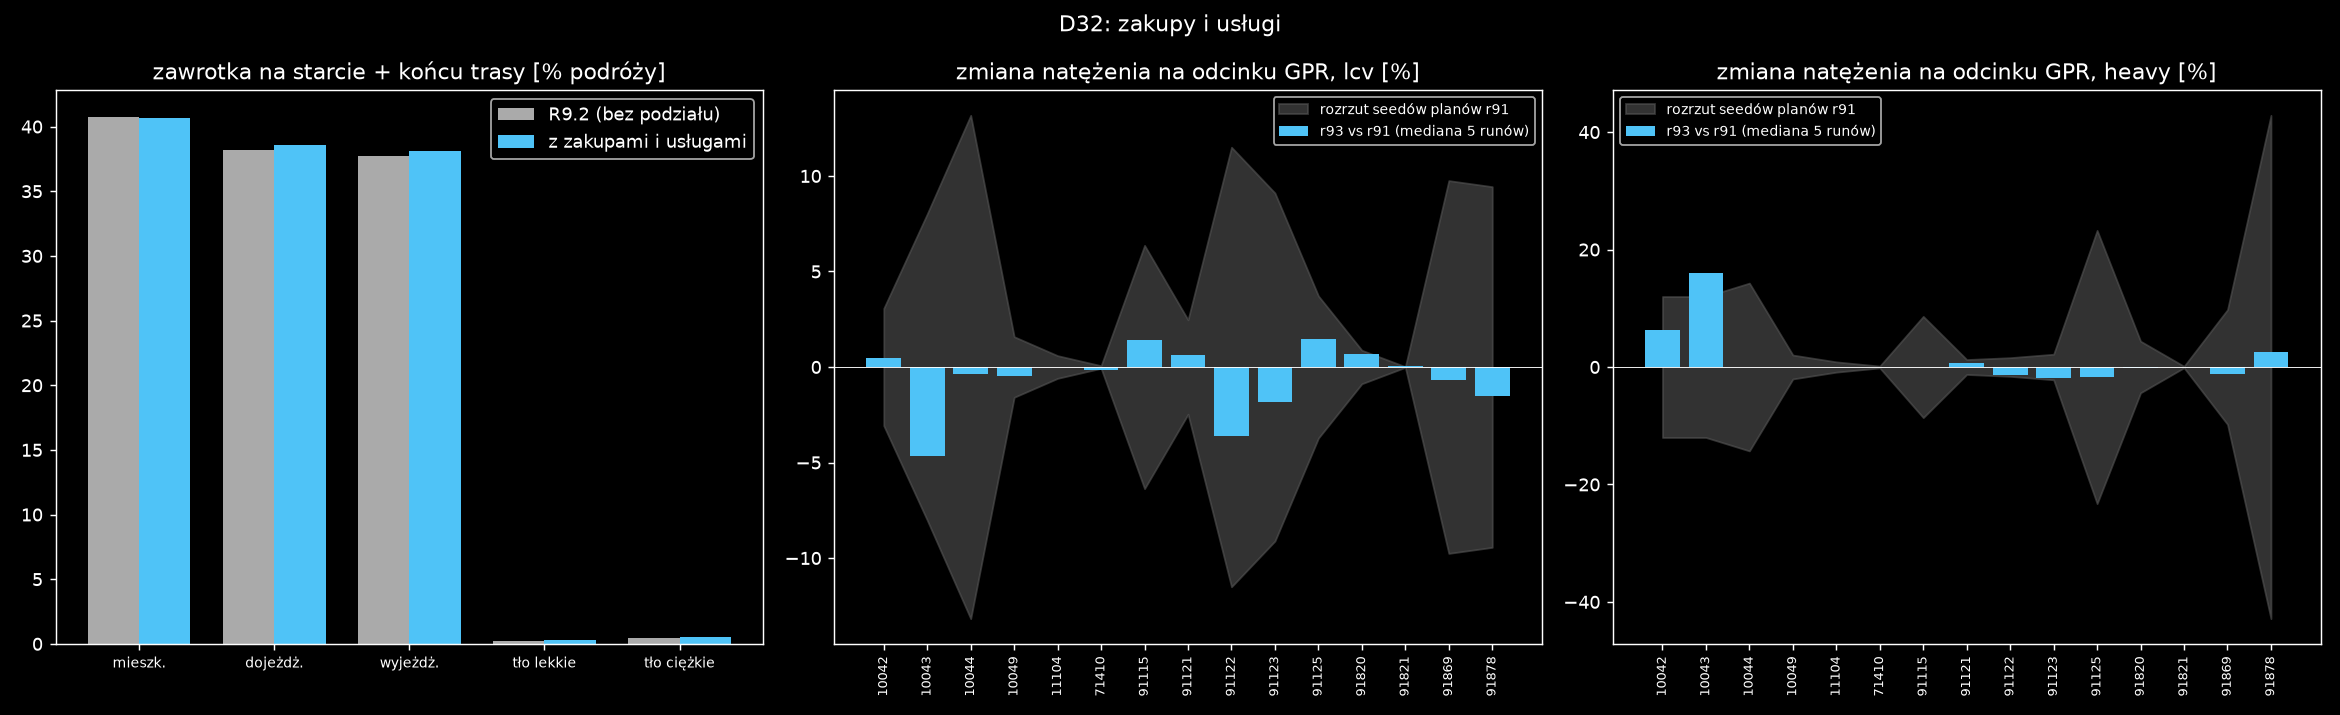

Generate this figure with Python:
"""Krok 4C (D32): zakupy i usługi (r93, errands=on, tło z estymacji r93) vs R9.2 (r91): zawrotki, GPR, opóźnienia, czasy podróży.
Wejście: artefakty GitHub Actions w output/r93_gha/r93-<v>-<id>/ (v = r93, r91; id = s4711, s1, s2, p1, p2). Użycie: uv run python -W ignore reports/etap3/g_zakupy/zakupy_porownanie.py
Rozrzut referencyjny = rozrzut seedów planów kontroli r91 (runy s4711, p1, p2), (max-min)/średnia na odcinek."""
import io
import json
from pathlib import Path

import matplotlib
import pandas as pd
import zstandard

matplotlib.use("Agg")
import matplotlib.pyplot as plt
plt.style.use("dark_background")

G = Path("output/r93_gha"); H = Path("reports/etap3/g_zakupy")
RUNS = ["s4711", "s1", "s2", "p1", "p2"]; PL = [0, 3, 4]
CONTROL, LOCAL = [91124, 91866], [10045, 91892, 91119]
A = lambda v, r: G / f"r93-{v}-{r}" / "analiza"
res = {}

# --- spójność ---------------------------------------------------------------------------------------------------------
plan = {"s4711": "p0", "s1": "p0", "s2": "p0", "p1": "p1", "p2": "p2"}
chk = {}
for v in ("r93", "r91"):
    chk[v] = {}
    for r in RUNS:
        stem = f"plans_g3{v}{'' if plan[r] == 'p0' else plan[r]}_25pct"
        meta = pd.read_csv(f"scenarios/kutno_r91/meta_{v}_{plan[r]}.csv")
        ne = len(pd.read_csv(f"scenarios/kutno/{stem}_errands.csv")) if v == "r93" else 0
        exp = 2 * len(meta) + 2 * ne + len(pd.read_csv(f"scenarios/kutno/{stem}_tlo.csv")) + len(pd.read_csv(f"scenarios/kutno/{stem}_ciezkie.csv"))
        ce = json.load(open(A(v, r) / "check_events.json")); q = json.load(open(A(v, r) / "queues.json"))
        chk[v][r] = dict(nogi_car=ce["departures_by_mode"]["car"], oczekiwane=exp, stuck=ce["stuck"], przepelnione_gt2x=q.get("overfilled_links_gt2x"))
res["spojnosc"] = chk

# --- zawrotki -----------------------------------------------------------------------------------------------------------
zw = {v: [json.load(open(A(v, r) / "zawrotki.json")) for r in RUNS] for v in ("r93", "r91")}  # liczone na runnerze (zdarzeń nie ma w artefaktach)
med = lambda xs: sorted(xs)[len(xs) // 2]
res["zawrotki"] = {v: {"razem_mediana": {k: med([z["razem"][k] for z in zw[v]]) for k in ("start_pct", "end_pct", "any_pct", "mid_pct", "extra_pct", "extra_veh_h", "mean_extra_s_on_uturn_trips")},
                       "wg_rodzaju_mediana": {kd: {k: round(med([z["wg_rodzaju"][kd][k] for z in zw[v]]), 2) for k in ("start_pct", "end_pct", "extra_pct_of_time")}
                                              for kd in zw[v][0]["wg_rodzaju"]},
                       "pracujacy_tam_vs_z_powrotem": zw[v][0]["pracujacy_tam_vs_z_powrotem"]} for v in zw}


# --- GPR -------------------------------------------------------------------------------------------------------------------
def sec(base, cls):
    return pd.concat([pd.read_csv(base(r) / f"gpr_{cls}.csv").groupby("nr").agg(m=("model_dir", "sum")).m for r in RUNS], axis=1)


gp = {}
for cls in ("lcv", "heavy"):
    s91, s9 = sec(lambda r: A("r93", r), cls), sec(lambda r: A("r91", r), cls)
    gpr = pd.read_csv(A("r91", "s4711") / f"gpr_{cls}.csv").groupby("nr").gpr_light_dir.sum()
    fit = ~gpr.index.isin(CONTROL + LOCAL)
    mp = s9.iloc[:, PL]; spread = (mp.max(axis=1) - mp.min(axis=1)) / mp.mean(axis=1)
    ch = s91.median(axis=1) / s9.median(axis=1) - 1
    m91 = s91.median(axis=1)
    res["gpr_" + cls] = {"w_15proc_r93": int(((m91 / gpr - 1).abs()[fit] <= .15).sum()), "w_15proc_r91": int(((s9.median(axis=1) / gpr - 1).abs()[fit] <= .15).sum()), "n_fit": int(fit.sum()),
                         "poza_15proc_r93_proc": {int(k): round(float((m91[k] / gpr[k] - 1) * 100), 1) for k in gpr.index[fit] if abs(m91[k] / gpr[k] - 1) > .15},
                         "mediana_abs_zmiany_proc": round(float(ch.abs()[fit].median() * 100), 2), "maks_abs_zmiany_proc": round(float(ch.abs()[fit].max() * 100), 2),
                         "odcinki_ponad_rozrzut": int((ch.abs() > spread)[fit].sum()), "sekcje_ponad_rozrzut_proc": {int(k): round(float(ch[k] * 100), 1) for k in ch.index[(ch.abs() > spread) & fit]},
                         "mediana_rozrzutu_planow_proc": round(float(spread.median() * 100), 1),
                         "kontrolne_lokalne_r93_proc_GPR": {int(k): round(float(m91[k] / gpr[k] * 100), 0) for k in CONTROL + LOCAL}}
    gp[cls] = dict(ch=ch, spread=spread, fit=fit)

# --- opóźnienia ------------------------------------------------------------------------------------------------------------------
dl = lambda v, r: json.load(open(A(v, r) / "delay.json"))["total_delay_veh_h"]
d91 = [dl("r93", r) for r in RUNS]; d9 = [dl("r91", r) for r in RUNS]
cause = lambda v: {c: round(med([json.load(open(A(v, r) / "queues.json"))["delay_share_by_cause"][c] for r in RUNS]), 3) for c in ("capacity", "node", "spillback")}
res["opoznienia_veh_h_proby"] = {"r93": d91, "r91": d9, "mediana_r93": med(d91), "mediana_r91": med(d9), "rozrzut_planow_r91": round(max(d9[i] for i in PL) - min(d9[i] for i in PL), 1),
                                 "przyczyny_r93": cause("r93"), "przyczyny_r91": cause("r91")}


# --- czasy podróży dom -> praca mieszkańców -----------------------------------------------------------------------------------------
def trips(v, kinds=("r", "o", "c")):
    rows = []
    for r in RUNS:
        z = zstandard.ZstdDecompressor().stream_reader(open(G / f"r93-{v}-{r}" / "output_trips.csv.zst", "rb")).read()
        t = pd.read_csv(io.BytesIO(z), sep=";", usecols=["person", "trav_time", "traveled_distance", "main_mode", "start_activity_type"])
        t = t[(t.main_mode == "car") & t.person.str[0].isin(list(kinds))]
        sec_ = pd.to_timedelta(t.trav_time).dt.total_seconds()
        rows.append(dict(n=len(t), czas_min=float(sec_.mean() / 60), dystans_km=float(t.traveled_distance.mean() / 1000)))
    return pd.DataFrame(rows, index=RUNS)


t91, t9 = trips("r93"), trips("r91")
res["podroze_pracujacych_car"] = {"r93": t91.mean().round(2).to_dict(), "r91": t9.mean().round(2).to_dict(),
                                  "rozrzut_planow_r91_czas_min": round(float(t9.czas_min.iloc[PL].max() - t9.czas_min.iloc[PL].min()), 2)}
res["podroze_zakupy_i_uslugi_car_r93"] = trips("r93", ("e",)).mean().round(2).to_dict()
json.dump(res, open(H / "zakupy_porownanie.json", "w", encoding="utf-8"), indent=1, ensure_ascii=False)
print(json.dumps(res, indent=1, ensure_ascii=False))

fig, ax = plt.subplots(1, 3, figsize=(18, 5.5))
kinds = ["r", "c", "o", "t", "h"]
w = .38
for i, (v, col) in enumerate((("r91", "#aaa"), ("r93", "#4fc3f7"))):
    z = res["zawrotki"][v]["wg_rodzaju_mediana"]
    ax[0].bar([k + (i - .5) * w for k in range(5)], [z[k]["start_pct"] + z[k]["end_pct"] for k in kinds], w, color=col, label={"r91": "R9.2 (bez podziału)", "r93": "z zakupami i usługami"}[v])
ax[0].set_xticks(range(5)); ax[0].set_xticklabels(["mieszk.", "dojeżdż.", "wyjeżdż.", "tło lekkie", "tło ciężkie"], fontsize=8)
ax[0].set_title("zawrotka na starcie + końcu trasy [% podróży]"); ax[0].legend()
for a_, cls in zip(ax[1:], ("lcv", "heavy")):
    g = gp[cls]; x = list(range(int(g["fit"].sum()))); ch, sp = g["ch"][g["fit"]] * 100, g["spread"][g["fit"]] * 100
    a_.fill_between(x, -sp.to_numpy(), sp.to_numpy(), color="#555", alpha=.6, label="rozrzut seedów planów r91")
    a_.bar(x, ch.to_numpy(), color="#4fc3f7", label="r93 vs r91 (mediana 5 runów)")
    a_.set_xticks(x); a_.set_xticklabels([str(i) for i in ch.index], rotation=90, fontsize=7); a_.axhline(0, color="w", lw=.5)
    a_.set_title(f"zmiana natężenia na odcinku GPR, {cls} [%]"); a_.legend(fontsize=8)
fig.suptitle("D32: zakupy i usługi"); fig.tight_layout(); fig.savefig(H / "zakupy_porownanie.png", dpi=130)
